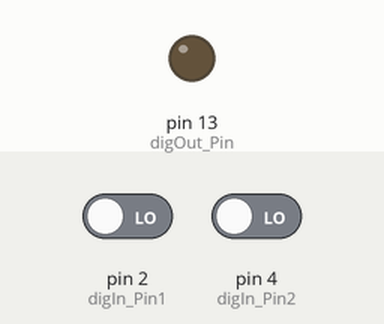
Simulated run of this sketch. Board: Arduino Uno, built with avr-gcc and run on an emulated ATmega328P. Parts: output pins drawn as LEDs (lit = HIGH). Inputs (shaded band) come from the test bench; at power-on: pin 4 (digIn_Pin2) LOW, pin 2 (digIn_Pin1) LOW. What the sketch prints to the serial monitor is not drawn.

Above: at 1.2 s.
1.3 s: pin 4 (digIn_Pin2) driven HIGH
At 1.7 s:
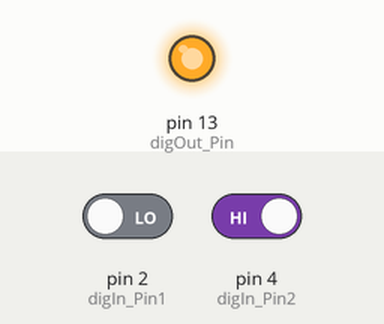
2.8 s: pin 2 (digIn_Pin1) driven HIGH
At 4.0 s:
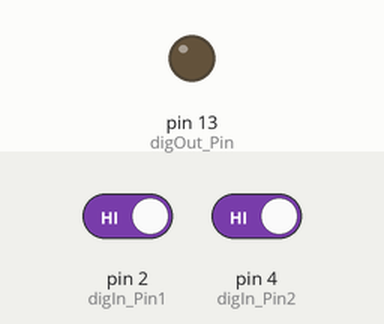
Timing chart, 0 to 5.8 s (numbered marks = the images above; inputs shaded):
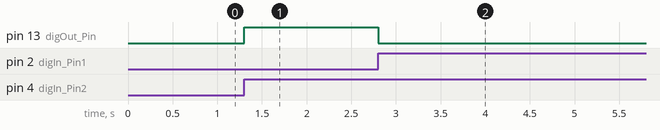

The sketch:

lightCueTask.ino
```cpp
// (licence header left out)
  // It takes about 100 microseconds (0.0001 s) to read an analog input,
  // so the maximum reading rate is about 10,000 times a second.
  // In order to include the overhead of the code, 200μs. was decided by balau82
  // http://balau82.wordpress.com/2011/03/26/capturing-an-analog-signal-with-arduino-and-python/
  // if ANALOG INPUT want to be implemented


//   Arduino UNO pins for DIGITAL IN and OUT
//   check correspondence if you have some other board
int digIn_Pin1 = 2; // to read whether the mouse has collected the reward
int digIn_Pin2 = 4; // to detect when the 30 sec period starts
int digOut_Pin = 13; // to switch on the cue light

// Auxiliary variables adopted from the "Switch" -tutorial
// http://arduino.cc/en/Tutorial/Switch

  int state = LOW;      // the current state of the output pin
  int reading_Reward;           // the current reading from the input pin 1 (REWARD)
  int reading_Trial;           // the current reading from the input pin 2 (TRIAL)
  int previous_Reward = LOW;    // the previous reading from the input pin 1 (REWARD)
  int previous_Trial = LOW;    // the previous reading from the input pin 2 (TRIAL)

  // the follow variables are long's because the time, measured in miliseconds,
  // will quickly become a bigger number than can be stored in an int.
  long time = 0;         // the last time the output pin was toggled
  long debounce = 200;   // the debounce time, increase if the output flickers

  long timeInit = 0; // used to track whether 30 sec has passed
  long trialTime = 30000; // 30 sec in milliseconds

void setup() {

  // Set the baud rate
  Serial.begin(57600);

  // set pin modes, note that same pins can be used both for in and out

    // Digital PINs

      // IN
      pinMode(digIn_Pin1, INPUT);
      pinMode(digIn_Pin2, INPUT);

      // OUT
      pinMode(digOut_Pin, OUTPUT);

}

void loop()
{
  reading_Reward = digitalRead(digIn_Pin1);
  reading_Trial = digitalRead(digIn_Pin2);

  // DEBUG for Serial Monitor
  // Serial.print("reward IN: ");
  // Serial.println(reading_Reward);
  // Serial.print("trialInit IN: ");
  // Serial.println(reading_Trial);

  // Print only when button is pressed
  if (reading_Reward == HIGH) {
    Serial.print("reward IN: ");
    Serial.println(reading_Reward);
  }


  // Option to simulate the physical signals from a Python GUI

  // temporary variables to override the debounce checking
  // for GUI presses
  int simulatedTrial = LOW;
  int simulatedReward = LOW;

    if(Serial.available() >= 2){
      switch( byte( Serial.read() )) {
        case 't': // trial
          reading_Trial = HIGH;
          simulatedTrial = HIGH;
          break;
        case 'r': // reward
          reading_Reward = HIGH;
          simulatedReward = HIGH;
          break;
        }
     }

  // for tutorials how to read digital inputs:
  // http://quarkstream.wordpress.com/2009/12/11/arduino-3-counting-events/
  // http://arduino.cc/en/Tutorial/Switch

  // if the input just went from LOW and HIGH and we've waited long enough
  // to ignore any noise on the circuit, toggle the output pin and remember
  // the time

    // TRIAL_INIT SIGNAL
      if (simulatedTrial == HIGH) {
        timeInit = millis(); // If button pressed from GUI
        state = HIGH;
      }

      else if (reading_Trial == HIGH && previous_Trial == LOW && millis() - time > debounce) {
        time = millis();
        timeInit = millis();
        state = HIGH;
      }

    // REWARD Signal
      if  (simulatedReward == HIGH) { // If button pressed from GUI
        state = LOW;
      }

      else if (reading_Reward == HIGH && previous_Reward == LOW && millis() - time > debounce) {
        time = millis();
        state = LOW;
      }

    // CHECK whether trialTime (e.g. 30 sec) has passed
    if (millis() - timeInit > trialTime ) {
      state = LOW;
    }

  // Write the digital output to the CUE LIGHT
  digitalWrite(digOut_Pin, state);

  // Store previous values
  previous_Reward = reading_Reward;
  previous_Trial = reading_Trial;

  // delay in each loop, in milliseconds
  // delay(20);

}
```

Measured:
- after the input at 1.3 s, pin 13 (digOut_Pin): LOW → HIGH at once
- after the input at 2.8 s, pin 13 (digOut_Pin): HIGH → LOW at once
